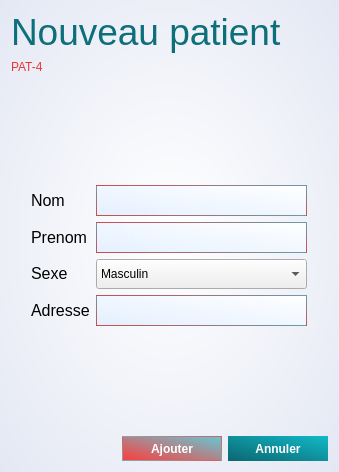
<?xml version="1.0" encoding="UTF-8"?>
<ui version="4.0">
 <class>AddPatDialog</class>
 <widget class="QDialog" name="AddPatDialog">
  <property name="geometry">
   <rect>
    <x>0</x>
    <y>0</y>
    <width>339</width>
    <height>472</height>
   </rect>
  </property>
  <property name="minimumSize">
   <size>
    <width>339</width>
    <height>472</height>
   </size>
  </property>
  <property name="maximumSize">
   <size>
    <width>339</width>
    <height>472</height>
   </size>
  </property>
  <property name="windowTitle">
   <string>Dialog</string>
  </property>
  <property name="styleSheet">
   <string notr="true">#AddPatDialog{
background-color: qradialgradient(spread:pad, cx:0.494318, cy:0.5, radius:0.859, fx:0.5, fy:0.5, stop:0 rgba(255, 255, 255, 255), stop:1 rgba(222, 227, 241, 255));
}</string>
  </property>
  <layout class="QVBoxLayout" name="verticalLayout">
   <item>
    <widget class="QLabel" name="label_7">
     <property name="styleSheet">
      <string notr="true">color: rgb(13, 111, 122);
font: 75 26pt &quot;Calibri&quot;;</string>
     </property>
     <property name="text">
      <string>&lt;!DOCTYPE HTML PUBLIC &quot;-//W3C//DTD HTML 4.0//EN&quot; &quot;http://www.w3.org/TR/REC-html40/strict.dtd&quot;&gt;
&lt;html&gt;&lt;head&gt;&lt;meta name=&quot;qrichtext&quot; content=&quot;1&quot; /&gt;&lt;style type=&quot;text/css&quot;&gt;
p, li { white-space: pre-wrap; }
&lt;/style&gt;&lt;/head&gt;&lt;body style=&quot; font-family:'Calibri'; font-size:26pt; font-weight:72; font-style:normal;&quot;&gt;
&lt;p style=&quot; margin-top:12px; margin-bottom:12px; margin-left:0px; margin-right:0px; -qt-block-indent:0; text-indent:0px;&quot;&gt;&lt;span style=&quot; font-family:'Quantify'; font-size:28pt; font-weight:400;&quot;&gt;Nouveau patient&lt;/span&gt;&lt;/p&gt;&lt;/body&gt;&lt;/html&gt;</string>
     </property>
    </widget>
   </item>
   <item>
    <widget class="QLabel" name="numPat">
     <property name="styleSheet">
      <string notr="true">font: 20pt &quot;Quantify&quot;;
color:rgb(232, 54, 54);</string>
     </property>
     <property name="text">
      <string>PAT-4</string>
     </property>
    </widget>
   </item>
   <item>
    <spacer name="verticalSpacer">
     <property name="orientation">
      <enum>Qt::Vertical</enum>
     </property>
     <property name="sizeHint" stdset="0">
      <size>
       <width>20</width>
       <height>40</height>
      </size>
     </property>
    </spacer>
   </item>
   <item>
    <layout class="QHBoxLayout" name="horizontalLayout_3">
     <item>
      <spacer name="horizontalSpacer_2">
       <property name="orientation">
        <enum>Qt::Horizontal</enum>
       </property>
       <property name="sizeHint" stdset="0">
        <size>
         <width>40</width>
         <height>20</height>
        </size>
       </property>
      </spacer>
     </item>
     <item>
      <layout class="QFormLayout" name="formLayout">
       <item row="0" column="0">
        <widget class="QLabel" name="label">
         <property name="text">
          <string>&lt;html&gt;&lt;head/&gt;&lt;body&gt;&lt;p&gt;&lt;span style=&quot; font-size:12pt;&quot;&gt;Nom&lt;/span&gt;&lt;/p&gt;&lt;/body&gt;&lt;/html&gt;</string>
         </property>
        </widget>
       </item>
       <item row="0" column="1">
        <widget class="QLineEdit" name="nomInput">
         <property name="minimumSize">
          <size>
           <width>211</width>
           <height>31</height>
          </size>
         </property>
         <property name="maximumSize">
          <size>
           <width>211</width>
           <height>31</height>
          </size>
         </property>
         <property name="styleSheet">
          <string notr="true">border: 1px solid qlineargradient(spread:pad, x1:0, y1:0.534, x2:0.994318, y2:0.518, stop:0 rgba(144, 250, 197, 255), stop:1 rgba(132, 165, 253, 255));
border: 1px solid qlineargradient(spread:pad, x1:0, y1:1, x2:1, y2:0, stop:0 rgba(255, 34, 34, 255), stop:1 rgba(55, 198, 214, 255));
background-color: qlineargradient(spread:pad, x1:0, y1:0.989, x2:1, y2:0, stop:0 rgba(222, 237, 255, 198), stop:1 rgba(255, 255, 255, 255));
font-size: 11pts;</string>
         </property>
        </widget>
       </item>
       <item row="1" column="0">
        <widget class="QLabel" name="label_2">
         <property name="text">
          <string>&lt;html&gt;&lt;head/&gt;&lt;body&gt;&lt;p&gt;&lt;span style=&quot; font-size:12pt;&quot;&gt;Prenom&lt;/span&gt;&lt;/p&gt;&lt;/body&gt;&lt;/html&gt;</string>
         </property>
        </widget>
       </item>
       <item row="1" column="1">
        <widget class="QLineEdit" name="prenomInput">
         <property name="minimumSize">
          <size>
           <width>211</width>
           <height>31</height>
          </size>
         </property>
         <property name="maximumSize">
          <size>
           <width>211</width>
           <height>31</height>
          </size>
         </property>
         <property name="styleSheet">
          <string notr="true">border: 1px solid qlineargradient(spread:pad, x1:0, y1:0.534, x2:0.994318, y2:0.518, stop:0 rgba(144, 250, 197, 255), stop:1 rgba(132, 165, 253, 255));
border: 1px solid qlineargradient(spread:pad, x1:0, y1:1, x2:1, y2:0, stop:0 rgba(255, 34, 34, 255), stop:1 rgba(55, 198, 214, 255));
background-color: qlineargradient(spread:pad, x1:0, y1:0.989, x2:1, y2:0, stop:0 rgba(222, 237, 255, 198), stop:1 rgba(255, 255, 255, 255));
font-size: 11pts;</string>
         </property>
        </widget>
       </item>
       <item row="2" column="0">
        <widget class="QLabel" name="label_3">
         <property name="text">
          <string>&lt;html&gt;&lt;head/&gt;&lt;body&gt;&lt;p&gt;&lt;span style=&quot; font-size:12pt;&quot;&gt;Sexe&lt;/span&gt;&lt;/p&gt;&lt;/body&gt;&lt;/html&gt;</string>
         </property>
        </widget>
       </item>
       <item row="2" column="1">
        <widget class="QComboBox" name="sexeCombo">
         <property name="minimumSize">
          <size>
           <width>211</width>
           <height>30</height>
          </size>
         </property>
         <property name="maximumSize">
          <size>
           <width>211</width>
           <height>81</height>
          </size>
         </property>
         <item>
          <property name="text">
           <string>Masculin</string>
          </property>
         </item>
         <item>
          <property name="text">
           <string>Feminin</string>
          </property>
         </item>
        </widget>
       </item>
       <item row="3" column="0">
        <widget class="QLabel" name="label_4">
         <property name="text">
          <string>&lt;html&gt;&lt;head/&gt;&lt;body&gt;&lt;p&gt;&lt;span style=&quot; font-size:12pt;&quot;&gt;Adresse&lt;/span&gt;&lt;/p&gt;&lt;/body&gt;&lt;/html&gt;</string>
         </property>
        </widget>
       </item>
       <item row="3" column="1">
        <widget class="QLineEdit" name="adresseInput">
         <property name="minimumSize">
          <size>
           <width>211</width>
           <height>31</height>
          </size>
         </property>
         <property name="maximumSize">
          <size>
           <width>211</width>
           <height>31</height>
          </size>
         </property>
         <property name="styleSheet">
          <string notr="true">border: 1px solid qlineargradient(spread:pad, x1:0, y1:0.534, x2:0.994318, y2:0.518, stop:0 rgba(144, 250, 197, 255), stop:1 rgba(132, 165, 253, 255));
border: 1px solid qlineargradient(spread:pad, x1:0, y1:1, x2:1, y2:0, stop:0 rgba(255, 34, 34, 255), stop:1 rgba(55, 198, 214, 255));
background-color: qlineargradient(spread:pad, x1:0, y1:0.989, x2:1, y2:0, stop:0 rgba(222, 237, 255, 198), stop:1 rgba(255, 255, 255, 255));
font-size: 11pts;</string>
         </property>
        </widget>
       </item>
      </layout>
     </item>
     <item>
      <spacer name="horizontalSpacer_3">
       <property name="orientation">
        <enum>Qt::Horizontal</enum>
       </property>
       <property name="sizeHint" stdset="0">
        <size>
         <width>40</width>
         <height>20</height>
        </size>
       </property>
      </spacer>
     </item>
    </layout>
   </item>
   <item>
    <spacer name="verticalSpacer_2">
     <property name="orientation">
      <enum>Qt::Vertical</enum>
     </property>
     <property name="sizeHint" stdset="0">
      <size>
       <width>20</width>
       <height>40</height>
      </size>
     </property>
    </spacer>
   </item>
   <item>
    <layout class="QHBoxLayout" name="horizontalLayout_2">
     <item>
      <spacer name="horizontalSpacer">
       <property name="orientation">
        <enum>Qt::Horizontal</enum>
       </property>
       <property name="sizeHint" stdset="0">
        <size>
         <width>40</width>
         <height>20</height>
        </size>
       </property>
      </spacer>
     </item>
     <item>
      <layout class="QHBoxLayout" name="horizontalLayout">
       <item>
        <widget class="QPushButton" name="addMedBtn">
         <property name="minimumSize">
          <size>
           <width>100</width>
           <height>25</height>
          </size>
         </property>
         <property name="styleSheet">
          <string notr="true">#addMedBtn{
	border:none;
border: 1px solid qlineargradient(spread:pad, x1:1, y1:0, x2:0, y2:1, stop:0 rgba(255, 59, 59, 255), stop:1 rgba(98, 202, 214, 255));
background-color: qlineargradient(spread:pad, x1:0, y1:1, x2:1, y2:0, stop:0 rgba(255, 59, 59, 255), stop:1 rgba(98, 202, 214, 255));
color: rgb(232, 54, 54);
color: white;
font-weight: bold;
}
#addMedBtn:hover{
	background-color: qlineargradient(spread:pad, x1:0, y1:1, x2:1, y2:0, stop:0 rgba(255, 34, 34, 255), stop:1 rgba(55, 198, 214, 255));
}</string>
         </property>
         <property name="text">
          <string>Ajouter</string>
         </property>
        </widget>
       </item>
       <item>
        <widget class="QPushButton" name="cancelBtn">
         <property name="minimumSize">
          <size>
           <width>100</width>
           <height>25</height>
          </size>
         </property>
         <property name="styleSheet">
          <string notr="true">#cancelBtn{
border:none;
background-color: qlineargradient(spread:pad, x1:0, y1:1, x2:1, y2:0, stop:0 rgba(11, 102, 112, 255), stop:1 rgba(18, 185, 200, 255));
color: rgb(232, 54, 54);
color: white;
font-weight: bold;
}
#cancelBtn:hover{
background-color: qlineargradient(spread:pad, x1:0, y1:1, x2:1, y2:0, stop:0 rgba(9, 87, 94, 255), stop:1 rgba(15, 174, 182, 255));
}</string>
         </property>
         <property name="text">
          <string>Annuler</string>
         </property>
        </widget>
       </item>
      </layout>
     </item>
    </layout>
   </item>
  </layout>
 </widget>
 <resources/>
 <connections/>
</ui>
